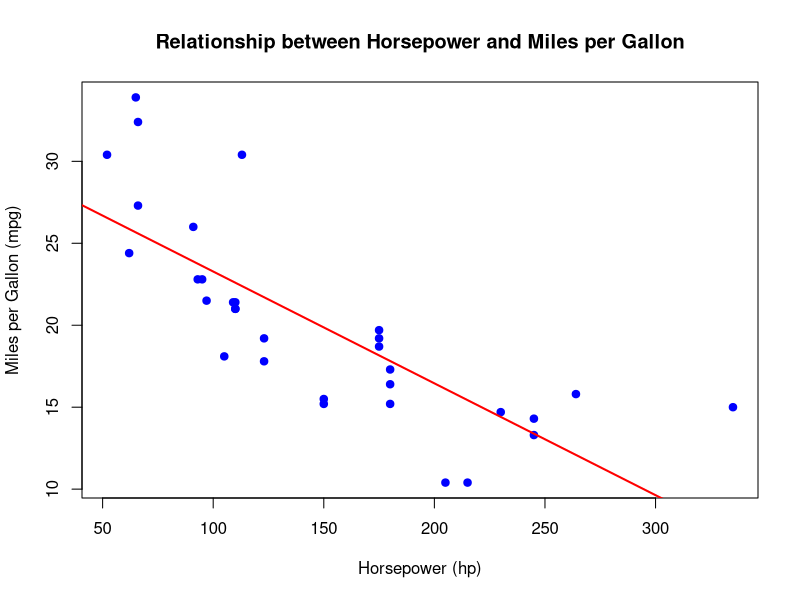
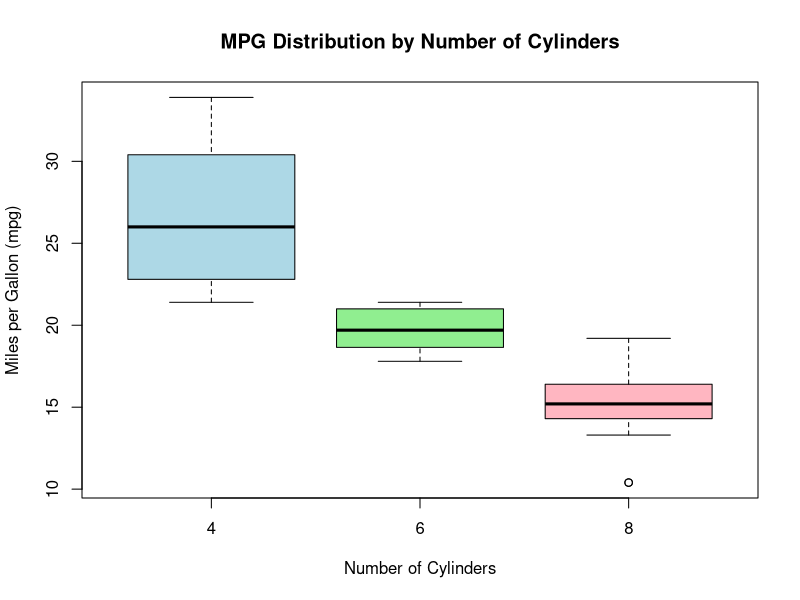
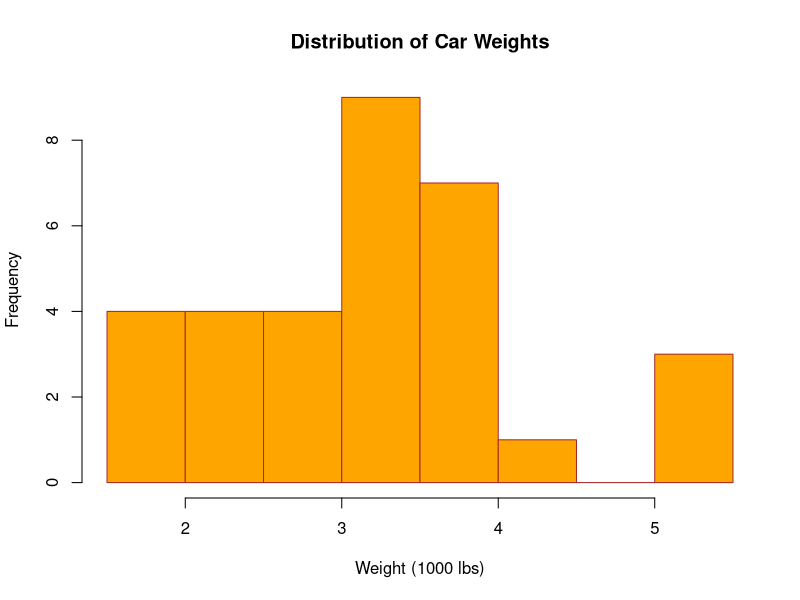

R code for these plots, in order:
#question no 2

# Salary Vector
salary <- c(50000, 60000, 70000, 80000, 50000, 65000, 45000, 60000)

# Calculate Average Salary
average_salary <- mean(salary)
average_salary

# Age Vector
age <- c(34, 29, 40, 30, 35, 27, 41, 30)

# Find Minimum and Maximum Age
min_age <- min(age)
max_age <- max(age)

min_age
max_age

# Employee List
employee1 <- list(
  Name = "X",
  Department = "HR",
  Age = 34,
  Salary = 50000
)

# Display each element
employee1
employee1$Name
employee1$Department
employee1$Age
employee1$Salary

# Variables
salary <- c(50000, 60000, 70000, 80000, 50000, 65000, 45000, 60000)
experience <- c(5, 3, 10, 4, 2, 7, 9, 6)

# Mean
mean_salary <- mean(salary)
mean_experience <- mean(experience)

# Standard Deviation
sd_salary <- sd(salary)
sd_experience <- sd(experience)

# Correlation
correlation <- cor(salary, experience)

# Display results
mean_salary
sd_salary
correlation

#question no 3

# Load dataset
data(mtcars)

# Scatter plot with trend line
plot(mtcars$hp, mtcars$mpg,
     main = "Relationship between Horsepower and Miles per Gallon",
     xlab = "Horsepower (hp)",
     ylab = "Miles per Gallon (mpg)",
     pch = 19, col = "blue")

# Add a trend line (regression line)
abline(lm(mpg ~ hp, data = mtcars), col = "red", lwd = 2)

# Box plot of mpg grouped by cylinder count
boxplot(mpg ~ cyl, data = mtcars,
        main = "MPG Distribution by Number of Cylinders",
        xlab = "Number of Cylinders",
        ylab = "Miles per Gallon (mpg)",
        col = c("lightblue", "lightgreen", "lightpink"))

# Histogram of car weights
hist(mtcars$wt,
     breaks = 10,                       # Custom number of bins
     col = "orange",
     main = "Distribution of Car Weights",
     xlab = "Weight (1000 lbs)",
     ylab = "Frequency",
     border = "brown")